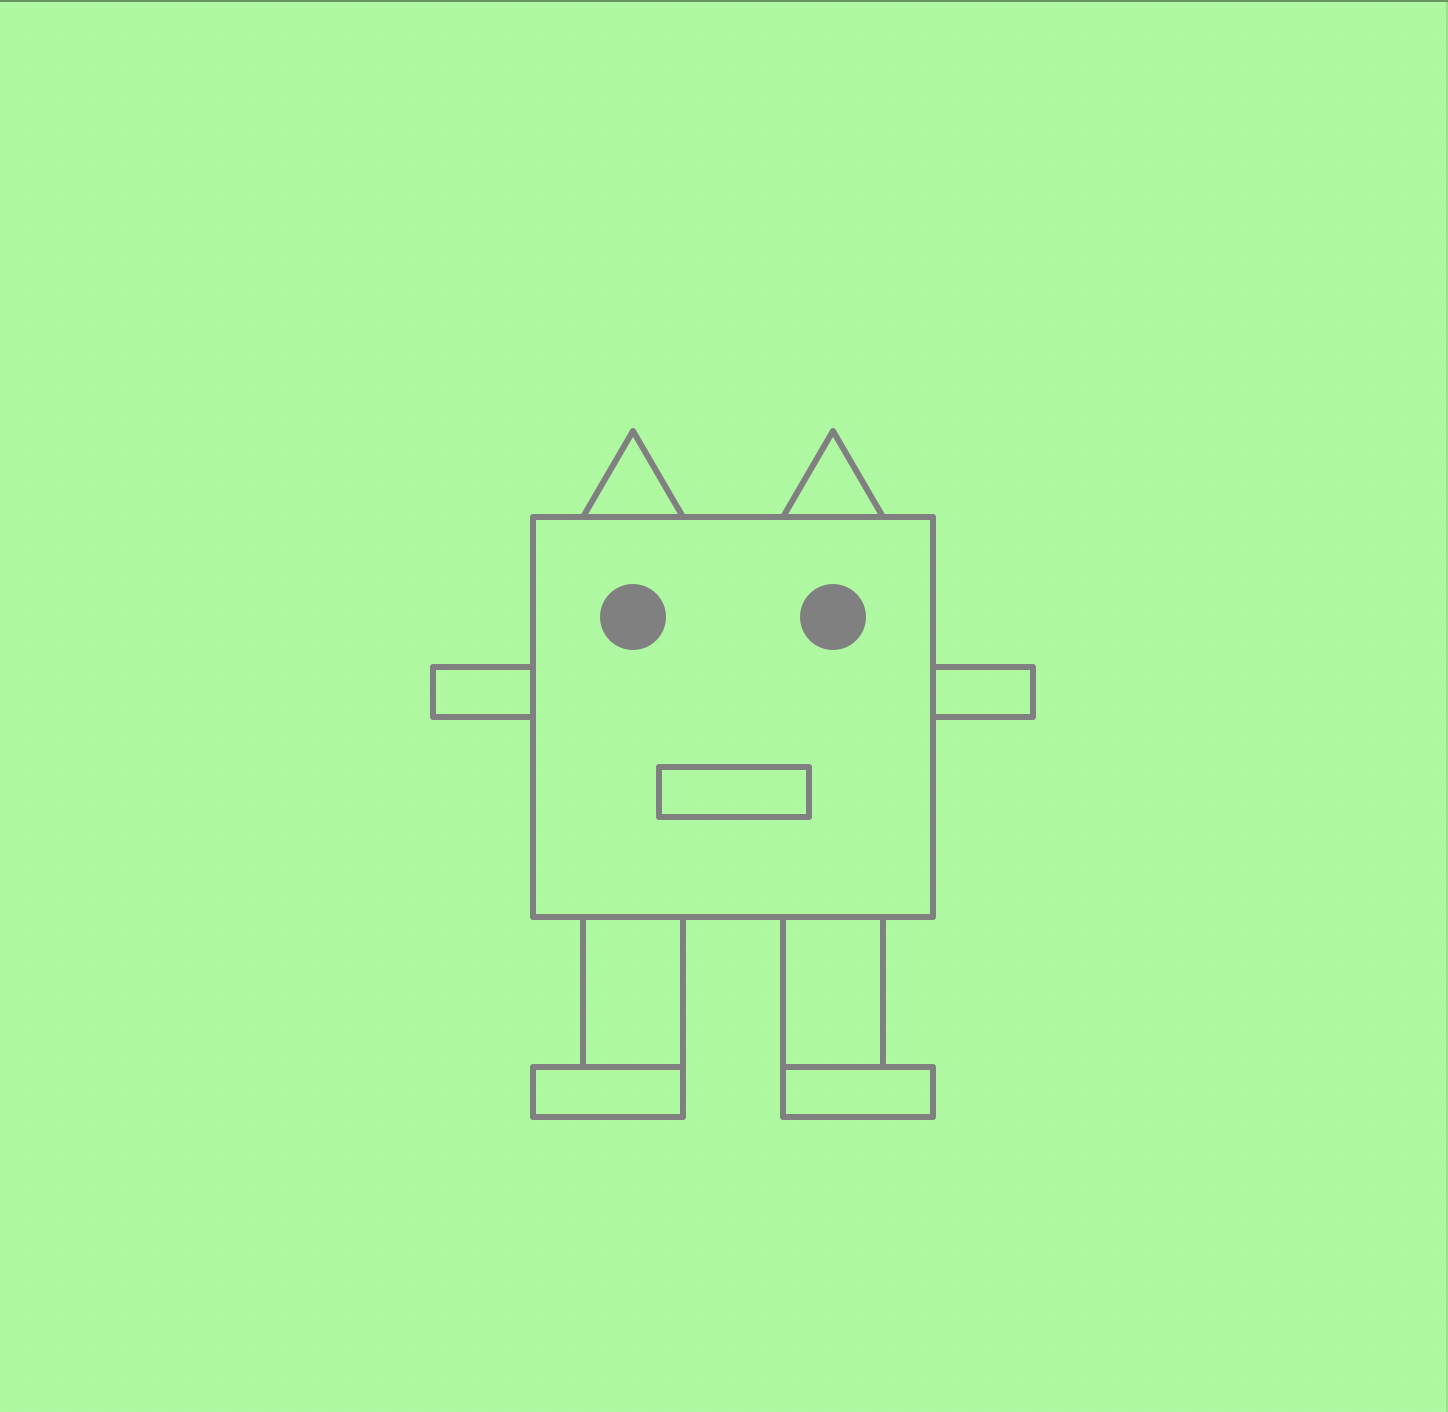

Recreate this plot in Python.
"""
This script draws a robot using turtles
"""
import turtle

# Variable Declaration
side = 200
circ = int(side/6)

# Setup turtle & screen
scr = turtle.Screen()
trt = turtle.Turtle()
trt.speed(0)
trt.ht()

scr.bgcolor("pale green")
trt.color("gray")
trt.width(3)

# Move turtle

# Body / Head
trt.up()
trt.goto((-1/2) * side, (-1/2) * side)
trt.down()

for i in range(4):
    trt.forward(side)
    trt.left(90)

# Left Eye
trt.up()
trt.goto((-1/4)*side, (1/4)*side)
trt.down()

trt.dot(circ)

# Right Eye
trt.up()
trt.goto((1/4)*side, (1/4)*side)
trt.down()

trt.dot(circ)

# Mouth
trt.up()
trt.goto((-3/16)*side, (-1/4)*side)
trt.down()

for i in range(2):
    trt.forward((3/8)*side)
    trt.left(90)
    trt.forward(side/8)
    trt.left(90)

# left ear
trt.up()
trt.goto((-3/8)*side, (1/2)*side)
trt.down()

for i in range(3):
    trt.forward((1/4)*side)
    trt.left(120)

# right ear
trt.up()
trt.goto((1/8)*side, (1/2)*side)
trt.down()

for i in range(3):
    trt.forward((1/4)*side)
    trt.left(120)

# left leg
trt.up()
trt.goto((-3/8)*side, (-7/8)*side)
#This line has one extra ) next to the word "side" at the end. Hence, I removed it
trt.down()

for i in range(2):
    trt.forward((1/4)*side)
    trt.left(90)
    trt.forward((3/8)*side)
    trt.left(90)

trt.up()
trt.goto((-1/2)*side, -side)
#This line was missing the multiplication (*), hence I added it
trt.down()

for i in range(2):
    trt.forward((3/8)*side)
    trt.left(90)
    trt.forward((1/8)*side)
    trt.left(90)

# right leg
trt.up()
trt.goto((1/8)*side, (-7/8)*side)
trt.down()

for i in range(2):
    trt.forward((1/4)*side)
    trt.left(90)
    trt.forward((3/8)*side)
    trt.left(90)

trt.up()
trt.goto((1/8)*side, -side)
trt.down()

for i in range(2):
    trt.forward((3/8)*side)
    trt.left(90)
    trt.forward((1/8)*side)
    trt.left(90)

# left arm
trt.up()
trt.goto((-3/4)*side, 0)
trt.down()

for i in range(2):
    trt.forward((1/4)*side)
    trt.left(90)
    trt.forward((1/8)*side)
    trt.left(90)

# right arm
trt.up()
trt.goto((1/2)*side, 0)
trt.down()

for i in range(2):
    trt.forward((1/4)*side)
    trt.left(90)
    trt.forward((1/8)*side)
    trt.left(90)

scr.exitonclick()
